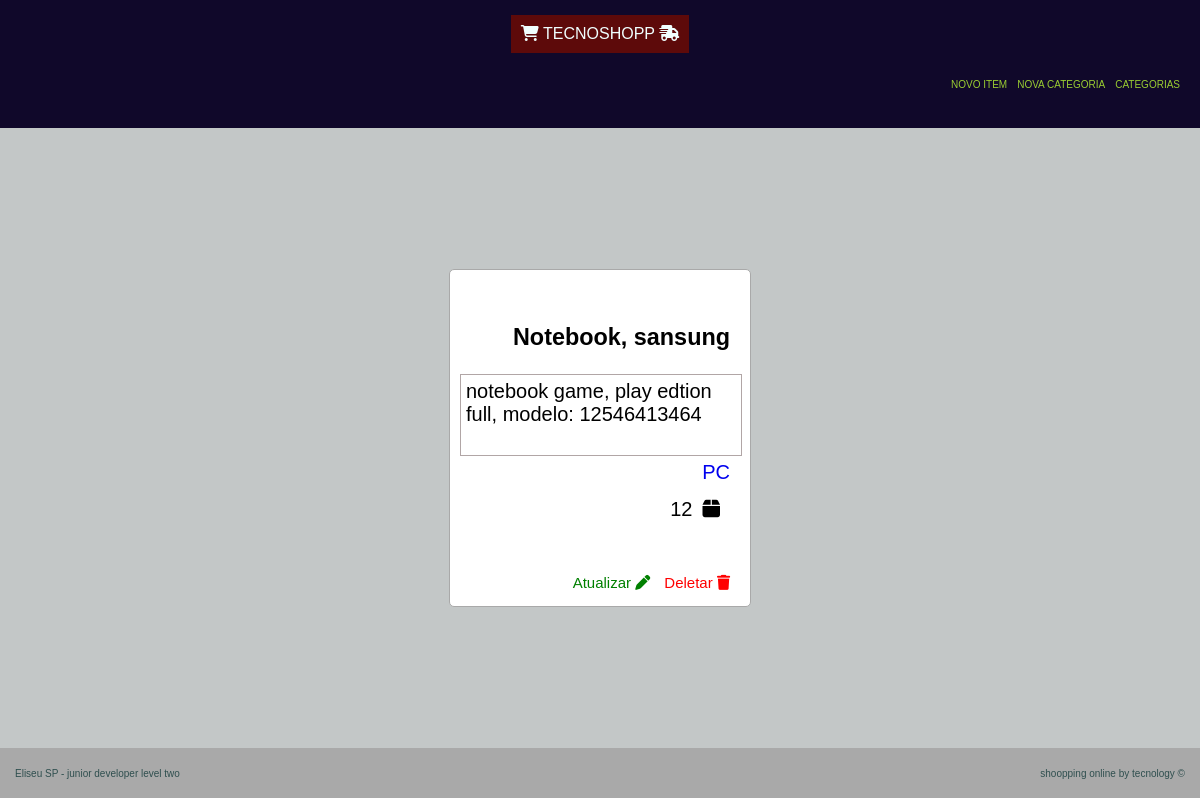
The page /categoria/produto/21/ on the database its author committed.
### tecno/models.py (models this page shows, shortened)
class Produto(models.Model):
    index = models.BigAutoField(primary_key=True)
    nome = models.CharField(max_length=50, null=False)
    descricao = models.TextField()
    categoria = models.ForeignKey(Categoria, on_delete= models.PROTECT)
    quantidade = models.IntegerField()

class Categoria(models.Model):
    index = models.BigAutoField(primary_key=True)
    nome = models.CharField(max_length=50, null=False)

### tecno/views/produto_da_categoria.py (the view)
# urls.py: path('categoria/produto/<int:index>/', produto_da_categoria, name= 'produto_da_categoria'),
def produto_da_categoria(request, index):
    produto = Produto.objects.filter(categoria = index).all()
    context = {
        'produto_da_categoria': produto
    }
    return render(request, 'categoria/produto_da_categoria.html', context= context)

### templates/categoria/produto_da_categoria.html
{% extends 'index.html' %}
{% block content %}
    <div class="main-lista-produto">
        {% for pdc in produto_da_categoria %}
            <div class="card">
                <ul>
                    <li><h3>{{ pdc.nome }}</h3></li>
                    <li class="descricao">{{ pdc.descricao }}</li>
                    <li class="card-categoria"><a href="/categoria/produto/{{pdc.categoria.index}}/">{{ pdc.categoria.nome }}</a></li>
                    <li class="quantidade">{{pdc.quantidade}}<i class="fa-solid fa-box"></i></li>
                </ul>
                <div class="card-link">
                    <a class="card-link-atualizar" href="/atualizar/produto/{{pdc.index}}/">Atualizar <i class="fa-solid fa-pen"></i></a>
                    <a class="card-link-deletar" href="/deletar/produto/{{pdc.index}}/">Deletar <i class="fa-solid fa-trash"></i></a>
                </div>
            </div>
    {% endfor %}
    </div>
{% endblock%}

### static/css/style.css (style rules this page uses)
body { margin: 0; padding: 0; font-family: Arial, Helvetica, sans-serif; }
.main-lista-produto { margin: auto; width: 90%; min-height: 75vh; display: flex; flex-direction: row; flex-wrap: wrap; justify-content: center; align-items: center; gap: 1rem; padding: 10px; }
.card { background-color: white; display: inline-block; font-size: 20px; margin: auto; width: 300px; height: auto; border: 1px solid darkgray; border-radius: 5px; }
.card ul { list-style: none; text-align: end; margin-right: 10px; padding: 10px; display: block; }
.card ul li { margin-bottom: 5px; }
.descricao { width: 100%; height: 70px; padding: 5px; border: 1px solid rgb(177, 166, 166); text-align: left; overflow: auto; }
.card-categoria { color: darkblue; }
.quantidade i { padding: 5px; margin: 5px; }
.card-link { text-align: end; font-size: 15px; margin: 5px; padding : 10px; }
.card-link a { margin: 5px; }
.card-link-atualizar { color: green; }
.card-link-deletar { color: red; }
.card a { text-decoration: none; }

### rows shown on the page
Produto: nome "Notebook, sansung", descricao "notebook game, play edtion full, modelo: 12546413464", categoria.nome "PC", quantidade "12"
